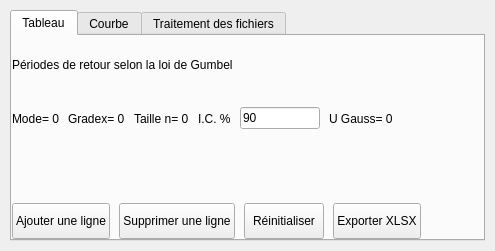
<?xml version="1.0" encoding="UTF-8"?>
<ui version="4.0">
 <class>GumbelPageForm</class>
 <widget class="QWidget" name="GumbelPageForm">
  <layout class="QVBoxLayout" name="rootLayout">
   <property name="leftMargin"><number>10</number></property><property name="topMargin"><number>10</number></property><property name="rightMargin"><number>10</number></property><property name="bottomMargin"><number>10</number></property><property name="spacing"><number>0</number></property>
   <item>
    <widget class="QTabWidget" name="GumbelTabs">
     <widget class="QWidget" name="tableTab"><attribute name="title"><string>Tableau</string></attribute>
      <layout class="QVBoxLayout" name="tableLayout">
       <property name="leftMargin"><number>0</number></property><property name="topMargin"><number>7</number></property><property name="rightMargin"><number>0</number></property><property name="bottomMargin"><number>0</number></property><property name="spacing"><number>9</number></property>
       <item><widget class="QLabel" name="SectionTitle"><property name="text"><string>Périodes de retour selon la loi de Gumbel</string></property></widget></item>
       <item><layout class="QHBoxLayout" name="statsRow">
        <item><widget class="QLabel" name="ModeLabel"><property name="text"><string>Mode= 0</string></property></widget></item>
        <item><widget class="QLabel" name="GradexLabel"><property name="text"><string>Gradex= 0</string></property></widget></item>
        <item><widget class="QLabel" name="NLabel"><property name="text"><string>Taille n= 0</string></property></widget></item>
        <item><widget class="QLabel" name="IcLabel"><property name="text"><string>I.C. %</string></property></widget></item>
        <item><widget class="QLineEdit" name="IcEdit"><property name="maximumSize"><size><width>80</width><height>16777215</height></size></property><property name="text"><string>90</string></property></widget></item>
        <item><widget class="QLabel" name="UGaussLabel"><property name="text"><string>U Gauss= 0</string></property></widget></item>
        <item><spacer name="statsSpacer"><property name="orientation"><enum>Qt::Orientation::Horizontal</enum></property><property name="sizeHint" stdset="0"><size><width>40</width><height>20</height></size></property></spacer></item>
       </layout></item>
       <item><widget class="QWidget" name="GumbelTableHost" native="true"><layout class="QVBoxLayout" name="tableHostLayout"><property name="leftMargin"><number>0</number></property><property name="topMargin"><number>0</number></property><property name="rightMargin"><number>0</number></property><property name="bottomMargin"><number>0</number></property></layout></widget></item>
       <item><layout class="QHBoxLayout" name="tableButtons">
        <item><widget class="QPushButton" name="GumbelAddButton"><property name="minimumSize"><size><width>0</width><height>36</height></size></property><property name="cursor"><cursorShape>PointingHandCursor</cursorShape></property><property name="text"><string>Ajouter une ligne</string></property><property name="kind" stdset="0"><string>secondary</string></property></widget></item>
        <item><widget class="QPushButton" name="GumbelDeleteButton"><property name="minimumSize"><size><width>0</width><height>36</height></size></property><property name="cursor"><cursorShape>PointingHandCursor</cursorShape></property><property name="text"><string>Supprimer une ligne</string></property><property name="kind" stdset="0"><string>secondary</string></property></widget></item>
        <item><widget class="QPushButton" name="GumbelResetButton"><property name="minimumSize"><size><width>0</width><height>36</height></size></property><property name="cursor"><cursorShape>PointingHandCursor</cursorShape></property><property name="text"><string>Réinitialiser</string></property><property name="kind" stdset="0"><string>secondary</string></property></widget></item>
        <item><widget class="QPushButton" name="GumbelExportButton"><property name="minimumSize"><size><width>0</width><height>36</height></size></property><property name="cursor"><cursorShape>PointingHandCursor</cursorShape></property><property name="text"><string>Exporter XLSX</string></property><property name="kind" stdset="0"><string>primary</string></property></widget></item>
        <item><spacer name="tableSpacer"><property name="orientation"><enum>Qt::Orientation::Horizontal</enum></property><property name="sizeHint" stdset="0"><size><width>40</width><height>20</height></size></property></spacer></item>
       </layout></item>
      </layout>
     </widget>
     <widget class="QWidget" name="curveTab"><attribute name="title"><string>Courbe</string></attribute>
      <layout class="QVBoxLayout" name="curveLayout"><property name="leftMargin"><number>0</number></property><property name="topMargin"><number>7</number></property><property name="rightMargin"><number>0</number></property><property name="bottomMargin"><number>0</number></property><property name="spacing"><number>0</number></property>
       <item><widget class="QLabel" name="CurveCaption"><property name="text"><string>Courbe des périodes de retour — Loi de Gumbel</string></property></widget></item>
       <item><spacer name="curveSpace"><property name="orientation"><enum>Qt::Orientation::Vertical</enum></property><property name="sizeType"><enum>QSizePolicy::Policy::Fixed</enum></property><property name="sizeHint" stdset="0"><size><width>20</width><height>6</height></size></property></spacer></item>
       <item><widget class="QWidget" name="GumbelCurveHost" native="true"><layout class="QVBoxLayout" name="curveHostLayout"><property name="leftMargin"><number>0</number></property><property name="topMargin"><number>0</number></property><property name="rightMargin"><number>0</number></property><property name="bottomMargin"><number>0</number></property></layout></widget></item>
      </layout>
     </widget>
     <widget class="QWidget" name="filesTab"><attribute name="title"><string>Traitement des fichiers</string></attribute>
      <layout class="QVBoxLayout" name="filesLayout"><property name="leftMargin"><number>0</number></property><property name="topMargin"><number>9</number></property><property name="rightMargin"><number>0</number></property><property name="bottomMargin"><number>0</number></property><property name="spacing"><number>12</number></property>
       <item><widget class="QLabel" name="FilesSectionTitle"><property name="text"><string>Traitement des fichiers — Périodes de retour (Gumbel)</string></property></widget></item>
       <item><widget class="QWidget" name="GumbelDataHost" native="true"><layout class="QVBoxLayout" name="dataHostLayout"><property name="leftMargin"><number>0</number></property><property name="topMargin"><number>0</number></property><property name="rightMargin"><number>0</number></property><property name="bottomMargin"><number>0</number></property></layout></widget></item>
       <item><widget class="QWidget" name="GumbelOutHost" native="true"><layout class="QVBoxLayout" name="outHostLayout"><property name="leftMargin"><number>0</number></property><property name="topMargin"><number>0</number></property><property name="rightMargin"><number>0</number></property><property name="bottomMargin"><number>0</number></property></layout></widget></item>
       <item><layout class="QHBoxLayout" name="chartChoices"><property name="spacing"><number>10</number></property>
        <item><widget class="QLabel" name="ProcessingFieldLabel"><property name="minimumSize"><size><width>150</width><height>0</height></size></property><property name="maximumSize"><size><width>150</width><height>16777215</height></size></property><property name="text"><string>Graphiques Excel</string></property></widget></item>
        <item><widget class="QPushButton" name="GumbelNoCharts"><property name="minimumSize"><size><width>0</width><height>34</height></size></property><property name="cursor"><cursorShape>PointingHandCursor</cursorShape></property><property name="text"><string>Sans graphiques Excel</string></property><property name="checkable"><bool>true</bool></property></widget></item>
        <item><widget class="QPushButton" name="GumbelWithCharts"><property name="minimumSize"><size><width>0</width><height>34</height></size></property><property name="cursor"><cursorShape>PointingHandCursor</cursorShape></property><property name="text"><string>Avec graphiques Excel</string></property><property name="checkable"><bool>true</bool></property></widget></item>
        <item><spacer name="choiceSpacer"><property name="orientation"><enum>Qt::Orientation::Horizontal</enum></property><property name="sizeHint" stdset="0"><size><width>40</width><height>20</height></size></property></spacer></item>
       </layout></item>
       <item><layout class="QHBoxLayout" name="runButtons"><property name="spacing"><number>10</number></property>
        <item><widget class="QPushButton" name="GumbelRunButton"><property name="minimumSize"><size><width>0</width><height>36</height></size></property><property name="cursor"><cursorShape>PointingHandCursor</cursorShape></property><property name="text"><string>Calculer les périodes de retour</string></property><property name="kind" stdset="0"><string>primary</string></property></widget></item>
        <item><widget class="QPushButton" name="GumbelOpenButton"><property name="minimumSize"><size><width>0</width><height>36</height></size></property><property name="cursor"><cursorShape>PointingHandCursor</cursorShape></property><property name="text"><string>Ouvrir dossier sortie</string></property><property name="kind" stdset="0"><string>secondary</string></property></widget></item>
        <item><spacer name="runSpacer"><property name="orientation"><enum>Qt::Orientation::Horizontal</enum></property><property name="sizeHint" stdset="0"><size><width>40</width><height>20</height></size></property></spacer></item>
       </layout></item>
       <item><widget class="QWidget" name="GumbelProcessHost" native="true"><layout class="QVBoxLayout" name="processHostLayout"><property name="leftMargin"><number>0</number></property><property name="topMargin"><number>0</number></property><property name="rightMargin"><number>0</number></property><property name="bottomMargin"><number>0</number></property></layout></widget></item>
       <item><layout class="QHBoxLayout" name="reportRow"><item><spacer name="reportSpacer"><property name="orientation"><enum>Qt::Orientation::Horizontal</enum></property><property name="sizeHint" stdset="0"><size><width>40</width><height>20</height></size></property></spacer></item><item><widget class="QPushButton" name="GumbelReportButton"><property name="minimumSize"><size><width>0</width><height>36</height></size></property><property name="cursor"><cursorShape>PointingHandCursor</cursorShape></property><property name="text"><string>Rapport final</string></property><property name="enabled"><bool>false</bool></property><property name="kind" stdset="0"><string>secondary</string></property></widget></item></layout></item>
      </layout>
     </widget>
    </widget>
   </item>
  </layout>
 </widget>
 <resources/>
 <connections/>
</ui>
